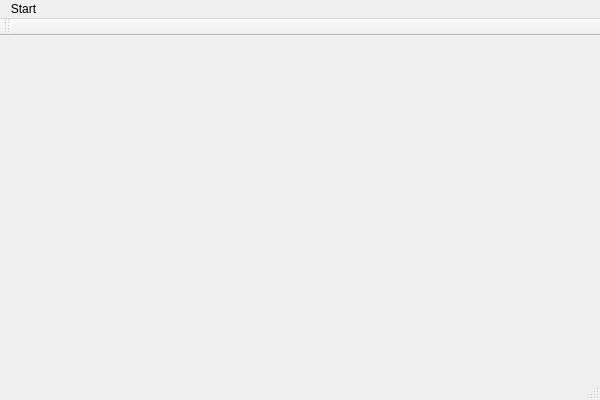
<?xml version="1.0" encoding="UTF-8"?>
<ui version="4.0">
 <class>PhotomontageClass</class>
 <widget class="QMainWindow" name="PhotomontageClass">
  <property name="geometry">
   <rect>
    <x>0</x>
    <y>0</y>
    <width>600</width>
    <height>400</height>
   </rect>
  </property>
  <property name="windowTitle">
   <string>Photomontage</string>
  </property>
  <widget class="QWidget" name="centralWidget"/>
  <widget class="QMenuBar" name="menuBar">
   <property name="geometry">
    <rect>
     <x>0</x>
     <y>0</y>
     <width>600</width>
     <height>26</height>
    </rect>
   </property>
   <widget class="QMenu" name="menuStart">
    <property name="title">
     <string>Start</string>
    </property>
    <addaction name="actionFile"/>
   </widget>
   <addaction name="menuStart"/>
  </widget>
  <widget class="QToolBar" name="mainToolBar">
   <attribute name="toolBarArea">
    <enum>TopToolBarArea</enum>
   </attribute>
   <attribute name="toolBarBreak">
    <bool>false</bool>
   </attribute>
  </widget>
  <widget class="QStatusBar" name="statusBar"/>
  <action name="actionFile">
   <property name="text">
    <string>File...</string>
   </property>
  </action>
 </widget>
 <layoutdefault spacing="6" margin="11"/>
 <resources>
  <include location="Photomontage.qrc"/>
 </resources>
 <connections/>
</ui>
